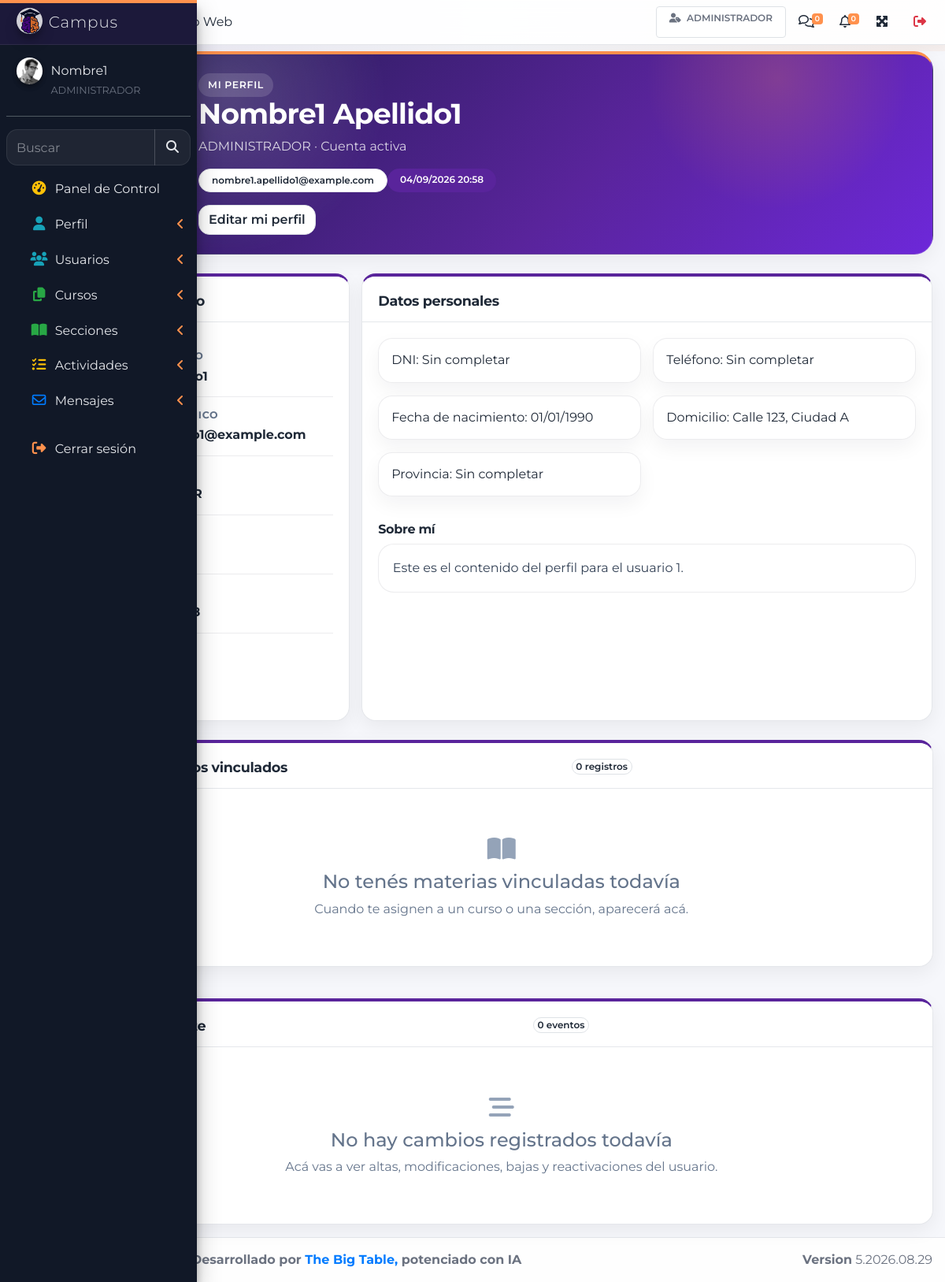
The page /index.php?r=perfil-usuario (signed in) on the database its author committed.
### tables this page shows
CREATE TABLE IF NOT EXISTS `perfiles` (
  `idPerfil` int NOT NULL AUTO_INCREMENT,
  `id_usuario` int NOT NULL,
  `dniPerfil` int DEFAULT NULL,
  `telefonoPerfil` char(20) DEFAULT NULL,
  `fnacPerfil` date DEFAULT NULL,
  `domicilioPerfil` varchar(100) DEFAULT NULL,
  `provinciaPerfil` varchar(50) DEFAULT NULL,
  `contenidoPerfil` tinytext,
  PRIMARY KEY (`idPerfil`),
  KEY `id_usuario` (`id_usuario`)
);

CREATE TABLE IF NOT EXISTS `usuarios` (
  `idUsuario` int NOT NULL AUTO_INCREMENT,
  `nombreUsuario` char(20) NOT NULL,
  `apellidoUsuario` char(20) NOT NULL,
  `email` varchar(50) NOT NULL,
  `pass` varchar(100) NOT NULL,
  `resetPass` tinyint(1) NOT NULL,
  `imgUsuario` varchar(30) NOT NULL,
  `activo` tinyint(1) NOT NULL,
  `rol` char(15) NOT NULL,
  `fechaAlta` datetime NOT NULL DEFAULT CURRENT_TIMESTAMP,
  `ultimaConexion` datetime DEFAULT NULL,
  `fechaBaja` datetime DEFAULT NULL,
  `motivoBaja` varchar(255) DEFAULT NULL,
  `usuarioBaja` int DEFAULT NULL,
  `wpUserId` bigint DEFAULT NULL,
  `origenAuth` varchar(20) NOT NULL DEFAULT 'LOCAL',
  PRIMARY KEY (`idUsuario`),
  KEY `idx_wp_user` (`wpUserId`)
);

### controladores/plantilla.controller.php (called while the page is built)
<?php
class PlantillaController{
    public function crtGetPlantilla(){
        include "vistas/plantilla.php";
}
}

### index.php (called while the page is built, shortened)
<?php
require_once("controladores/permisos.controller.php");
require_once("controladores/plantilla.controller.php");
require_once("controladores/usuarios.controller.php");
$plantilla= new PlantillaController();
$plantilla->crtGetPlantilla();
?>

### modelos/conexion.php (called while the page is built, shortened)
<?php
class Conexion
{
    private static $pdo = null;
    private static function crearPdo($host, $port, $dbName, $user, $password)
    {
        $dsn = sprintf(
            'mysql:host=%s;port=%s;dbname=%s;charset=utf8mb4',
            $host,
            $port,
            $dbName
        );
        $link = new PDO($dsn, $user, $password);
        $link->setAttribute(PDO::ATTR_ERRMODE, PDO::ERRMODE_EXCEPTION);
        $link->exec('set names utf8mb4');
        $link->exec("SET time_zone = '-03:00'");
        return $link;
    }
    public static function conectar()
    {
        try {
            if (self::$pdo instanceof PDO) {
                return self::$pdo;
            }
            self::$pdo = self::crearPdo(DB_HOST, DB_PORT, DB_NAME, DB_USER, DB_PASSWORD);
            return self::$pdo;
        } catch (PDOException $e) {
            echo 'Error de conexion: ' . $e->getMessage();
            return null;
        }
    }
}
?>

### modelos/usuarios.modelo.php (called while the page is built, shortened)
<?php
require_once('conexion.php');
class ModeloUsuarios
{
    public static function mdlObtenerUsuarioCompleto($idUsuario)
    {
        $stmt = Conexion::conectar()->prepare("
            SELECT u.*,
                   p.idPerfil,
                   p.dniPerfil,
                   p.telefonoPerfil,
                   p.fnacPerfil,
                   p.domicilioPerfil,
                   p.provinciaPerfil,
                   p.contenidoPerfil,
                   DATE_FORMAT(p.fnacPerfil, '%d/%m/%Y') AS fnacFormateada,
                   DATE_FORMAT(u.fechaAlta, '%d/%m/%Y %H:%i') AS fechaAltaFmt,
                   DATE_FORMAT(u.ultimaConexion, '%d/%m/%Y %H:%i') AS ultimaConexionFmt,
                   DATE_FORMAT(u.fechaBaja, '%d/%m/%Y %H:%i') AS fechaBajaFmt,
                   CONCAT(u2.nombreUsuario, ' ', u2.apellidoUsuario) AS usuarioBajaNombre
            FROM usuarios u
            LEFT JOIN perfiles p ON p.id_usuario = u.idUsuario
            LEFT JOIN usuarios u2 ON u2.idUsuario = u.usuarioBaja
            WHERE u.idUsuario = :idUsuario
            LIMIT 1
        ");
        $stmt->bindParam(":idUsuario", $idUsuario, PDO::PARAM_INT);
        $stmt->execute();
        return $stmt->fetch(PDO::FETCH_ASSOC);
    }
    public static function mdlRelacionesAcademicas($idUsuario)
    {
        $stmt = Conexion::conectar()->prepare("
            SELECT DISTINCT idCurso, nombreCurso, idSeccion, tituloSeccion, origen
            FROM (
                SELECT c.idCurso,
                       c.nombreCurso,
                       s.idSeccion,
                       s.tituloSeccion,
                       'ESTUDIANTE' AS origen
                FROM asignacioncursos a
                INNER JOIN cursos c ON c.idCurso = a.id_seccion
                LEFT JOIN secciones s ON s.id_curso = c.idCurso
                WHERE a.id_estudiante = :idEstudiante
                UNION
                SELECT c.idCurso,
                       c.nombreCurso,
                       s.idSeccion,
                       s.tituloSeccion,
                       'DOCENTE' AS origen
                FROM secciones s
                INNER JOIN cursos c ON c.idCurso = s.id_curso
                WHERE s.docente = :idDocente
                   OR s.tutor = :idDocente
            ) AS relaciones
            ORDER BY nombreCurso ASC, tituloSeccion ASC
        ");
        $stmt->bindParam(":idEstudiante", $idUsuario, PDO::PARAM_INT);
        $stmt->bindParam(":idDocente", $idUsuario, PDO::PARAM_INT);
        $stmt->execute();
        return $stmt->fetchAll(PDO::FETCH_ASSOC);
    }
    public static function mdlHistorialUsuario($idUsuario)
    {
        $stmt = Conexion::conectar()->prepare("
            SELECT h.*,
                   CONCAT(u.nombreUsuario, ' ', u.apellidoUsuario) AS usuarioAccionNombre,
                   DATE_FORMAT(h.fechaEvento, '%d/%m/%Y %H:%i') AS fechaEventoFmt
            FROM usuarios_historial h
            LEFT JOIN usuarios u ON u.idUsuario = h.id_usuario_accion
            WHERE h.id_usuario = :idUsuario
            ORDER BY h.fechaEvento DESC, h.idHistorial DESC
            LIMIT 20
        ");
        $stmt->bindValue(':idUsuario', (int) $idUsuario, PDO::PARAM_INT);
        $stmt->execute();
        return $stmt->fetchAll(PDO::FETCH_ASSOC);
    }
}

### controladores/usuarios.controller.php (called while the page is built, shortened)
<?php
require_once('modelos/usuarios.modelo.php');
class ControladorUsuarios
{
    public static function crtUsuarioCompleto($idUsuario)
    {
        return ModeloUsuarios::mdlObtenerUsuarioCompleto((int) $idUsuario);
    }
    public static function rutaImagenUsuario($rutaImagen, $fallback = 'user2-160x160.jpg')
    {
        $rutaImagen = trim((string) $rutaImagen);
        $fallback = trim((string) $fallback) !== '' ? trim((string) $fallback) : 'user2-160x160.jpg';
        $candidatos = [];
        if ($rutaImagen !== '') {
            $rutaLimpia = ltrim($rutaImagen, './');
            $candidatos[] = $rutaLimpia;
            if (!str_starts_with($rutaLimpia, 'usuarios/')) {
                $candidatos[] = 'usuarios/' . basename($rutaLimpia);
            }
            $base = basename($rutaLimpia);
            if ($base !== '') {
                $candidatos[] = 'usuarios/' . $base;
                $candidatos[] = $base;
            }
        }
        $candidatos[] = $fallback;
        foreach (array_unique($candidatos) as $candidato) {
            $normalizado = ltrim((string) $candidato, './');
            $rutaFisica = __DIR__ . '/../img/' . $normalizado;
            if (is_file($rutaFisica)) {
                return $normalizado;
            }
            $base = basename($normalizado);
        }
        return $fallback;
    }
    public static function crtRelacionesAcademicas($idUsuario)
    {
        return ModeloUsuarios::mdlRelacionesAcademicas((int) $idUsuario);
    }
    public static function crtHistorialUsuario($idUsuario)
    {
        return ModeloUsuarios::mdlHistorialUsuario((int) $idUsuario);
    }
}

### controladores/permisos.controller.php (called while the page is built, shortened)
<?php
class ControladorPermisos
{
    private static function normalizarRol($rol)
    {
        return strtoupper(trim((string) $rol));
    }
    public static function rolReal()
    {
        return self::normalizarRol($_SESSION['usuario']['rol'] ?? '');
    }
    public static function vistaEstudianteActiva()
    {
        return !empty($_SESSION['vista_estudiante'])
            && in_array(self::rolReal(), ['ADMINISTRADOR', 'DOCENTE'], true);
    }
    public static function rolActual()
    {
        return self::rolReal();
    }
    public static function esAdministrador()
    {
        return self::rolActual() === 'ADMINISTRADOR';
    }
}

### vistas/paginas/usuario/perfil-usuario.php (the view, shortened to what this page needs)
<?php
$idUsuarioActual = (int) ($_SESSION['usuario']['id'] ?? 0);
$usuario = ControladorUsuarios::crtUsuarioCompleto($idUsuarioActual) ?: [];
$relacionesAcademicas = $idUsuarioActual > 0 ? ControladorUsuarios::crtRelacionesAcademicas($idUsuarioActual) : [];
$historialCambios = $idUsuarioActual > 0 ? ControladorUsuarios::crtHistorialUsuario($idUsuarioActual) : [];
$nombreCompleto = trim((string) (($usuario['nombreUsuario'] ?? '') . ' ' . ($usuario['apellidoUsuario'] ?? '')));
$imagenUsuario = ControladorUsuarios::rutaImagenUsuario($usuario['imgUsuario'] ?? '', 'user2-160x160.jpg');
$sobreMi = trim((string) ($usuario['contenidoPerfil'] ?? ''));
$estaActivo = (int) ($usuario['activo'] ?? 0) === 1;
$verUltimaConexion = ControladorPermisos::esAdministrador() || ControladorPermisos::esDocente();
$e = static function ($valor) {
    return htmlspecialchars((string) $valor, ENT_QUOTES, 'UTF-8');
};
?>
<section class="content page-fade">
  <div class="container-fluid">
    <div class="profile-hero mb-4">
      <div class="profile-hero__content">
        <div class="profile-hero__avatar">
          <img src="./img/<?php echo $e($imagenUsuario); ?>" alt="Foto de perfil">
        </div>
        <div class="profile-hero__copy">
          <span class="profile-kicker">Mi perfil</span>
          <h1 class="profile-title mb-2"><?php echo $e($nombreCompleto !== '' ? $nombreCompleto : 'Usuario'); ?></h1>
          <p class="profile-lead mb-3">
            <?php echo $e($usuario['rol'] ?? 'Sin rol'); ?> · <?php echo $estaActivo ? 'Cuenta activa' : 'Cuenta dada de baja'; ?>
          </p>
          <div class="d-flex flex-wrap gap-2">
            <span class="badge badge-light badge-pill px-3 py-2"><?php echo $e($usuario['email'] ?? ''); ?></span>
            <span class="badge badge-info badge-pill px-3 py-2"><?php echo $e($usuario['fechaAltaFmt'] ?? 'Fecha de alta pendiente'); ?></span>
          </div>
          <div class="mt-3">
            <a href="index.php?r=editar-perfil" class="btn btn-light border">Editar mi perfil</a>
          </div>
        </div>
      </div>
    </div>
    <div class="row">
      <div class="col-lg-4 mb-4">
        <div class="card glass-card h-100">
          <div class="card-header">
            <h3 class="card-title">Datos de usuario</h3>
          </div>
          <div class="card-body">
            <div class="profile-meta-item">
              <span class="profile-meta-label">Nombre completo</span>
              <strong><?php echo $e($nombreCompleto !== '' ? $nombreCompleto : 'Sin registrar'); ?></strong>
            </div>
            <div class="profile-meta-item">
              <span class="profile-meta-label">Correo electrónico</span>
              <strong><?php echo $e($usuario['email'] ?? 'Sin correo'); ?></strong>
            </div>
            <div class="profile-meta-item">
              <span class="profile-meta-label">Rol</span>
              <strong><?php echo $e($usuario['rol'] ?? 'Sin rol'); ?></strong>
            </div>
            <div class="profile-meta-item">
              <span class="profile-meta-label">Estado</span>
              <strong><?php echo $estaActivo ? 'Activo' : 'Dado de baja'; ?></strong>
            </div>
            <div class="profile-meta-item">
              <span class="profile-meta-label">Fecha de alta</span>
              <strong><?php echo $e($usuario['fechaAltaFmt'] ?? 'Sin fecha'); ?></strong>
            </div>
            <?php if ($verUltimaConexion): ?>
              <div class="profile-meta-item">
                <span class="profile-meta-label">Última conexión</span>
                <strong><?php echo $e($usuario['ultimaConexionFmt'] ?? 'Sin registro'); ?></strong>
              </div>
            <?php endif; ?>
          </div>
        </div>
      </div>
      <div class="col-lg-8 mb-4">
        <div class="card glass-card h-100">
          <div class="card-header">
            <h3 class="card-title">Datos personales</h3>
          </div>
          <div class="card-body">
            <div class="row">
              <div class="col-md-6 mb-3">
                <div class="profile-chip">DNI: <?php echo $e($usuario['dniPerfil'] ?? 'Sin completar'); ?></div>
              </div>
              <div class="col-md-6 mb-3">
                <div class="profile-chip">Teléfono: <?php echo $e($usuario['telefonoPerfil'] ?? 'Sin completar'); ?></div>
              </div>
              <div class="col-md-6 mb-3">
                <div class="profile-chip">Fecha de nacimiento: <?php echo $e($usuario['fnacFormateada'] ?? 'Sin completar'); ?></div>
              </div>
              <div class="col-md-6 mb-3">
                <div class="profile-chip">Domicilio: <?php echo $e($usuario['domicilioPerfil'] ?? 'Sin completar'); ?></div>
              </div>
              <div class="col-md-6 mb-3">
                <div class="profile-chip">Provincia: <?php echo $e($usuario['provinciaPerfil'] ?? 'Sin completar'); ?></div>
              </div>
            </div>
            <div class="mt-3">
              <h4 class="section-title mb-2">Sobre mí</h4>
              <div class="profile-about">
                <?php if ($sobreMi !== ''): ?>
                  <?php echo nl2br($e($sobreMi)); ?>
                <?php else: ?>
                  <span class="text-muted">Todavía no completaste este espacio.</span>
                <?php endif; ?>
              </div>
            </div>
          </div>
        </div>
      </div>
      <div class="col-12">
        <div class="card glass-card">
          <div class="card-header d-flex justify-content-between align-items-center">
            <h3 class="card-title mb-0">Materias y cursos vinculados</h3>
            <span class="badge badge-light border"><?php echo count($relacionesAcademicas); ?> registros</span>
          </div>
          <div class="card-body">
            <?php if (empty($relacionesAcademicas)): ?>
              <div class="empty-state">
                <i class="fas fa-book-open"></i>
                <h4>No tenés materias vinculadas todavía</h4>
                <p class="mb-0">Cuando te asignen a un curso o una sección, aparecerá acá.</p>
              </div>
            <?php endif; ?>
          </div>
        </div>
      </div>
      <div class="col-12 mt-4">
        <div class="card glass-card">
          <div class="card-header d-flex justify-content-between align-items-center">
            <h3 class="card-title mb-0">Historial reciente</h3>
            <span class="badge badge-light border"><?php echo count($historialCambios); ?> eventos</span>
          </div>
          <div class="card-body">
            <?php if (empty($historialCambios)): ?>
              <div class="empty-state">
                <i class="fas fa-stream"></i>
                <h4>No hay cambios registrados todavía</h4>
                <p class="mb-0">Acá vas a ver altas, modificaciones, bajas y reactivaciones del usuario.</p>
              </div>
            <?php endif; ?>
          </div>
        </div>
      </div>
    </div>
  </div>
</section>

### rows shown on the page
perfiles: id_usuario.apellidoUsuario "Nombre1 Apellido1", id_usuario.rol "ADMINISTRADOR", id_usuario.email "nombre1.apellido1@example.com", dniPerfil "Sin completar", telefonoPerfil "Sin completar", domicilioPerfil "Calle 123, Ciudad A", provinciaPerfil "Sin completar", contenidoPerfil "Este es el contenido del perfil para el usuario 1."

### other values the page prints
ControladorPermisos::etiquetaRol() "ADMINISTRADOR"
$cabecera['mensajes'] "0"
$cabecera['notificaciones'] "0"
$e($usuario['fechaAltaFmt'] ?? 'Fecha de alta pendiente') "04/09/2026 20:58"
$e($usuario['fechaAltaFmt'] ?? 'Sin fecha') "04/09/2026 20:58"
$e($usuario['fnacFormateada'] ?? 'Sin completar') "01/01/1990"
count($relacionesAcademicas) "0"
count($historialCambios) "0"
